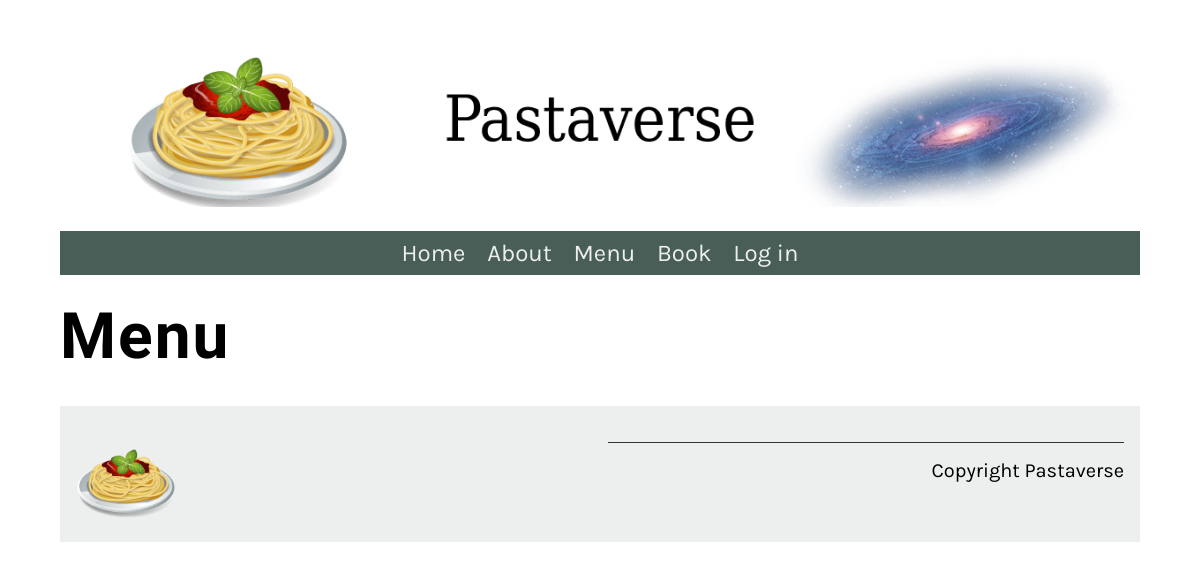
Before: /menu/menu/ with the older database file.
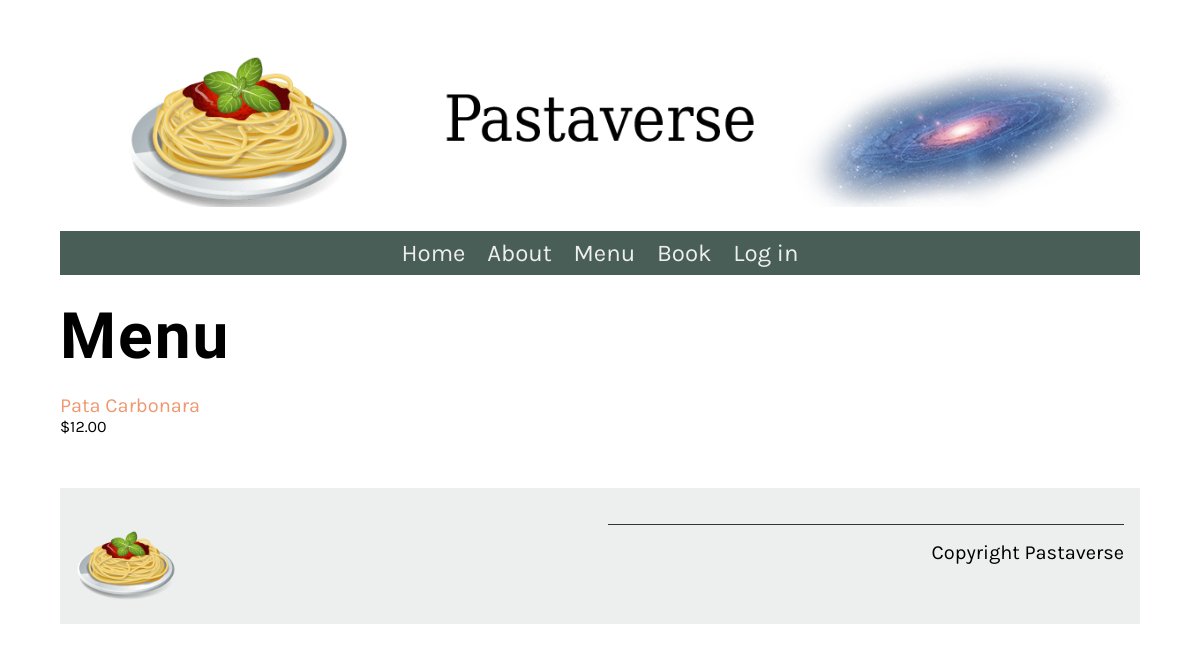
After: the same page with the newer database file.
### menu/models.py (models this page shows, shortened)
class Menu(models.Model):
   name = models.CharField(max_length=200)
   price = models.IntegerField(null=False)
   menu_item_description = models.TextField(max_length=1000, default='')

### menu/views.py (the view)
# urls.py: path('menu/', views.menu, name="menu"),
def menu(request):
    menu_data = Menu.objects.all()
    main_data = {"menu": menu_data}
    return render(request, 'menu.html', {"menu": main_data})

### menu/templates/menu.html
{% extends 'base.html' %}
{% load static %}
{% block content %}
<h1>Menu</h1>
<div class="column">
    {% for item in menu.menu %}
    <p>
        <a href="{% url 'menu_item' pk=item.pk %}">
            {{ item.name }}
            </a>
        <span class="menu-price">
            ${{ item.price }}.00
        </span>
    </p>
    {% endfor %}
</div>
{% endblock %}

### core/templates/base.html (shortened to what this page needs)
{% load static %}
<!DOCTYPE html>
<html lang="en">
  <head>
    <link rel="stylesheet" href="{% static 'css/style.css' %}" />
  </head>
  <body>
    {% include 'partials/_header.html' %}
    <main>{% block content %} {% endblock %}</main>
    {% include 'partials/_footer.html' %}
  </body>
</html>

### core/templates/partials/_header.html
{% load static %}
<header>
  <img src="{% static 'img/logo.png' %}" />
</header>
<nav>
  <ul>
    <li><a href="{% url 'home' %}">Home</a></li>
    <li><a href="{% url 'about' %}">About</a></li>
    <li><a href="{% url 'menu' %}">Menu</a></li>
    <li><a href="{% url 'book' %}">Book</a></li>
    <li><a href="{% url 'login' %}">Log in</a></li>
  </ul>
</nav>

### core/templates/partials/_footer.html
{% load static %}
<footer>
  <article>
    <img src="{% static 'img/favicon.png' %}" width="100" height="auto"/>
  </article>
  <article>
    <p>Copyright Pastaverse</p>
  </article>
</footer>

### core/static/css/style.css (style rules this page uses)
body { font-family: 'Karla', sans-serif; margin-top: 3rem; margin-bottom: 3rem; margin-left: 5%; margin-right: 5%; }
h1, h2, h3, h4, h5, h6 { font-family: 'Markazi Text', serif; letter-spacing: 2px;; }
h1 { font-size: 4rem; margin-top: 1.5rem; margin-bottom: 0; }
p { font-size: 1.25rem;; }
ul li::marker { content: '\2022'; }
a { color: #EE9972; text-decoration: none; }
header img { display: block; margin-left: auto; margin-right: auto; max-width: 100%; height: auto; }
nav { background-color: #495E57; margin-top: 1rem; margin-bottom: 1rem; margin-bottom: 0px; }
nav ul { list-style: none; font-size: 1.5rem; text-align: center; padding-inline-start: 0rem; margin-bottom: 0px; }
nav ul li { display: inline-block; margin: 0.5rem; }
nav ul a { color: #EDEFEE; text-decoration: none; }
article { flex:1; }
article img { max-width: 100%; }
footer { background-color: #EDEFEE; padding: 1rem; display: flex; gap: 2rem 1rem; }
footer img { max-width: 50%; }
footer p { border-top: #333333; border-style: solid; border-width: 0.1rem; border-bottom: none; border-left: none; border-right: none; text-align: right; padding-top: 1rem;; }
.column { flex-basis: 50%; margin-bottom: 1rem; padding-bottom: 1rem; }
.menu-price { display: block; font-size: 1rem; }

Changed rows visible on the page:
added Menu: name "Pata Carbonara", price "12"
